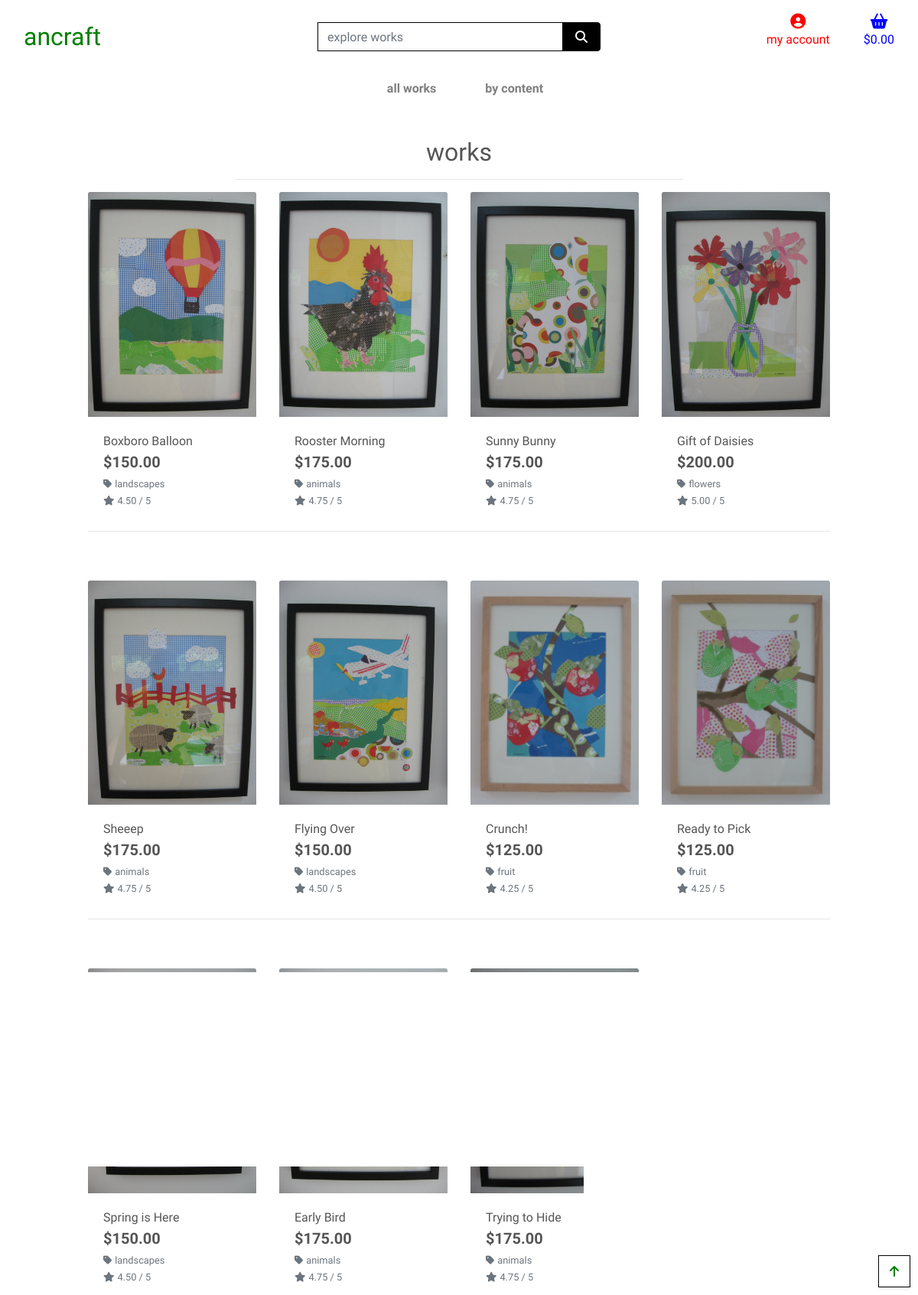
The app's page /works/ with its own data.
### works/models.py (models this page shows, shortened)
class Work(models.Model):
    class Meta:
        verbose_name_plural = 'Works'
    content = models.ForeignKey('Content', null=True, blank=True,
                                 on_delete=models.SET_NULL)
    name = models.CharField(max_length=254)
    description = models.TextField()
    is_sold = models.BooleanField(default=False)
    price = models.DecimalField(max_digits=6, decimal_places=2)
    rating = models.DecimalField(max_digits=6, decimal_places=2, null=True,
                                 blank=True)
    image = models.ImageField(null=True, blank=True)

class Content(models.Model):
    class Meta:
        verbose_name_plural = 'Contents'
    name = models.CharField(max_length=254)

### works/views.py (the view, shortened to what this page needs)
# urls.py: path('', views.all_works, name='works'),
def all_works(request):
    works = Work.objects.all()
    query = None
    contents = None
    sort = None
    direction = None
    context = {
        'works': works,
        'search_term': query,
        'current_contents': contents,
    }
    return render(request, 'works/works.html', context)

### cart/contexts.py (called while the page is built, shortened)
def cart_sum(request):
    cart_items = []
    total = 0
    work_count = 0
    cart = request.session.get('cart', {})
    delivery = total * Decimal(settings.STANDARD_DELIVERY_PERCENTAGE / 100)
    grand_total = delivery + total
    context = {
        'cart_items': cart_items,
        'total': total,
        'work_count': work_count,
        'delivery': delivery,
        'grand_total': grand_total,
    }
    return context

### works/templates/works/works.html (shortened to what this page needs)
{% extends "base.html" %}
{% load static %}
{% block page_header %}
    <div class="container header-container">
    </div>
{% endblock %}
{% block content %}
<div class="overlay"></div>
    <div class="container-fluid">
        <div class="row">
            <div class="col text-center mt-3">
                <h2 class="logo-font">works</h2>
                <hr class="w-50 mb-1">
            </div>
        </div>
        <div class="row">
            <div class="works-container col-10 offset-1">
                <div class="row">
                    {% for work in works %}
                        <div class="col-sm-6 col-md-6 col-lg-4 col-xl-3">
                            <div class="card h-100 border-0">
                                {% if work.image %}
                                <a href="{% url 'work_item' work.id %}">
                                    <img class="card-img-top img-fluid" src="{{ work.image.url }}" alt="{{ work.name }}">
                                </a>
                                {% else %}
                                <a href="{% url 'work_item' work.id %}">
                                    <img class="card-img-top img-fluid" src="{{ MEDIA_URL }}noimage.png" alt="{{ work.name }}">
                                </a>
                                {% endif %}
                                <div class="card-body pb-0">
                                    <p class="mb-0">{{ work.name }}</p>
                                </div>
                                <div class="card-footer bg-white pt-0 border-0 text-left">
                                    <div class="row">
                                        <div class="col">
                                            <p class="lead mb-0 text-left font-weight-bold">${{ work.price }}</p>
                                            {% if work.content %}
                                                <p class="small mt-1 mb-0">
                                                    <a class="text-muted" href="{% url 'works' %}?content={{ work.content.name }}">
                                                        <i class="fas fa-tag mr-1"></i>{{ work.content.name }}
                                                    </a>
                                                </p>
                                            {% endif %}
                                            {% if work.rating %}
                                                <small class="text-muted"><i class="fas fa-star mr-1"></i>{{ work.rating }} / 5</small>
                                            {% else %}
                                                <small class="text-muted">No Rating</small>
                                            {% endif %}
                                        </div>
                                    </div>
                                </div>
                            </div>
                        </div>
                        {% if forloop.counter|divisibleby:4 %}
                            <div class="col-12 d-none d-xl-block mb-5">
                                <hr>
                            </div>
                        {% endif %}
                    {% endfor %}
                </div>
            </div>
        </div>
    </div>
    <div class="btt-button shadow-sm rounded-0 border border-black">
        <a class="btt-link d-flex h-100">
            <i class="fas fa-arrow-up text-green mx-auto my-auto"></i>
        </a>
    </div>
{% endblock %}

### templates/base.html (shortened to what this page needs)
{% load static %}
<!doctype html>
<html lang="en">
  <head>
    {% block corecss %}
      <link rel="stylesheet" href="https://stackpath.bootstrapcdn.com/bootstrap/4.4.1/css/bootstrap.min.css">
      <link rel="stylesheet" href="{% static 'css/base.css' %}">
    {% endblock %}
  </head>
  <body>
  <header class="container-fluid fixed-top">
    <div id="topnav" class="row bg-white pt-lg-2 d-none d-lg-flex">
        <div class="col-12 col-lg-4 my-auto py-1 py-lg-0 text-center text-lg-left">
            <a href="{% url 'works' %}" class="nav-link main-logo-link">
            <h2 class="logo-font text-green my-0">ancraft</h2>
          </a>
        </div>
      <div class="col-12 col-lg-4 my-auto py-1 py-lg-0">
        <form method="GET" action="{% url 'works' %}">
            <div class="input-group w-100">
                <input class="form-control border border-black rounded-0" type="text" name="q" placeholder="explore works">
                <div class="input-group-append">
                    <button class="form-control btn btn-black border border-black" type="submit">
                        <span class="icon">
                            <i class="fas fa-search"></i>
                        </span>
                    </button>
                </div>
            </div>
        </form>
      </div>
      <div class="col-12 col-lg-4 my-auto py-1 py-lg-0">
        <ul class="list-inline list-unstyled text-center text-lg-right my-0">
            <li class="list-inline-item dropdown">
              <a class="text-red nav-link" href="#" id="user-options" data-toggle="dropdown" aria-haspopup="true" aria-expanded="false">
                <div class="text-center">
                    <div><i class="fas fa-user-circle fa-lg"></i></div>
                    <p class="my-0">my account</p>
                </div>
              </a>
            </li>
            <li class="list-inline-item">
              <a class="{% if grand_total %}font-weight-bold{% else %}text-blue{% endif %} nav-link" href="{% url 'view_cart' %}">
                      <div class="text-center">
                          <div><i class="fas fa-shopping-basket fa-lg"></i></div>
                        {% if grand_total %}
                            ${{ grand_total|floatformat:2 }}
                        {% else %}
                            $0.00
                        {% endif %}
                </div>
              </a>
            </li>
        </ul>
    </div>
  </div>
  <div class="row bg-white">
      <nav class="navbar navbar-expand-lg navbar-light w-100">
          {% include 'includes/mobile-top-header.html' %}
          {% include 'includes/main-nav.html' %}
      </nav>
  </div>
</header>
    {% block page_header %}
    {% endblock %}
    {% block content %}
    {% endblock %}
  </body>
</html>

### templates/includes/mobile-top-header.html (shortened to what this page needs)
<ul>
  </ul>

### templates/includes/main-nav.html (shortened to what this page needs)
<div class="collapse navbar-collapse" id="main-nav">
    <ul class="navbar-nav w-auto mx-auto">
        <li class="nav-item dropdown">
            <a class="logo-font font-weight-bold nav-link text-black mr-5" href="#" id="all-works-link" data-toggle="dropdown" aria-haspopup="true" aria-expanded="false">
                all works
            </a>
        </li>
        <li class="nav-item dropdown">
            <a class="logo-font font-weight-bold nav-link text-black mr-5" href="#" id="content-link" data-toggle="dropdown" aria-haspopup="true" aria-expanded="false">
                by content
            </a>
        </li>
    </ul>
</div>

### static/css/base.css (style rules this page uses)
html { height: 100%; }
body { color: #555; font-family: 'Balsamiq Sans', cursive; }
.icon { align-items: center; display: inline-flex; justify-content: center; height: 1.5rem; width: 1.5rem; }
.main-logo-link { width: fit-content; }
.btn-black { background: black; color: white; }
.text-green { color: green !important; }
.text-red { color: red !important; }
.text-blue { color: blue !important; }
.border-black { border: 1px solid black !important; }
.overlay { height: 100vh; width: 100%; top: 0; left: 0; position: fixed; background: white; z-index: -1; }
.btt-button { height: 42px; width: 42px; position: fixed; bottom: 10px; right: 10px; }
.btt-link, .remove-item { cursor: pointer; }
@media (min-width: 1200px) { .container { max-width: 80%; } }
@media (min-width: 992px) { .header-container { padding-top: 164px; } }

### records on screen
Work: image (picture), name "Boxboro Balloon", price "150.00", content.name "landscapes", rating "4.50"
Work: image (picture), name "Rooster Morning", price "175.00", content.name "animals", rating "4.75"
Work: image (picture), name "Sunny Bunny", price "175.00", content.name "animals", rating "4.75"
Work: image (picture), name "Gift of Daisies", price "200.00", content.name "flowers", rating "5.00"
Work: image (picture), name "Sheeep", price "175.00", content.name "animals", rating "4.75"
Work: image (picture), name "Flying Over", price "150.00", content.name "landscapes", rating "4.50"
Work: image (picture), name "Crunch!", price "125.00", content.name "fruit", rating "4.25"
Work: image (picture), name "Ready to Pick", price "125.00", content.name "fruit", rating "4.25"
Work: image (picture), name "Spring is Here", price "150.00", content.name "landscapes", rating "4.50"
Work: image (picture), name "Early Bird", price "175.00", content.name "animals", rating "4.75"
Work: image (picture), name "Trying to Hide", price "175.00", content.name "animals", rating "4.75"
